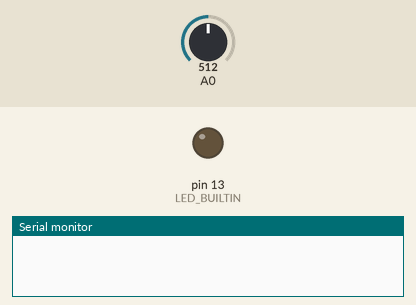
The sketch below on a simulated Arduino Uno, built with avr-gcc and run on an emulated ATmega328P. Parts: output pins drawn as LEDs (lit = HIGH), the last lines printed to the serial monitor. Inputs (shaded band) come from the test bench; at power-on: A0 = 512.

Above: at 1.2 s.
1.3 s: A0 set to 690
2.8 s: A0 set to 712
At 3.9 s:
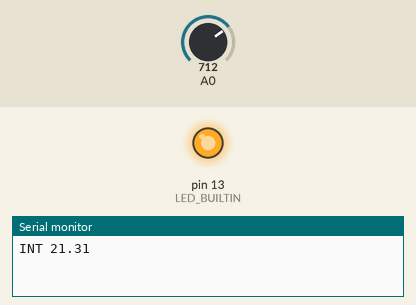
4.3 s: A0 set to 511
At 4.7 s:
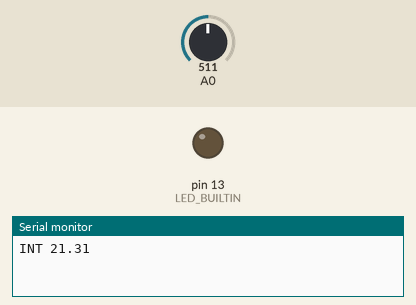
5.8 s: A0 set to 710
At 6.2 s:
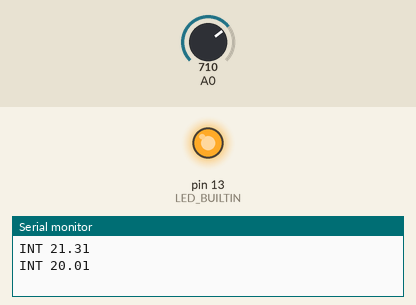
Timing chart, 0 to 8.3 s (numbered marks = the images above; inputs shaded):
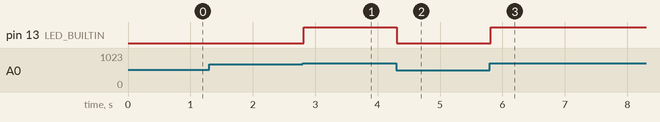

The sketch:

pulse_sensor.ino
```cpp
const int threshold = 700;

int signal, previous;
unsigned long cur_time, prev_time, interval;
double bpm;

void setup() {
    pinMode(LED_BUILTIN, OUTPUT);
    Serial.begin(115200);

    cur_time = 1;
    prev_time = 0;
}

void loop() {
    previous = signal;
    signal = analogRead(0);

    if (signal >= threshold && previous < threshold) {
        prev_time = cur_time;
        cur_time = millis();

        interval = cur_time - prev_time;
        bpm = (1.0 / interval) * 60000;
        Serial.println("INT " + String(bpm));
    }

    if (signal > threshold) {
        digitalWrite(LED_BUILTIN, HIGH);
    } else {
        digitalWrite(LED_BUILTIN, LOW);
    }

    delay(20);
}
```

Measured:
- the behaviour switches between 700 and 701 on A0 (found by bisection; images 0 and 1)
- after the input at 1.3 s, every drawn part: stays the same
- after the input at 2.8 s, pin 13 (LED_BUILTIN): LOW → HIGH at once
- after the input at 4.3 s, pin 13 (LED_BUILTIN): HIGH → LOW at once
- after the input at 5.8 s, pin 13 (LED_BUILTIN): LOW → HIGH at once
